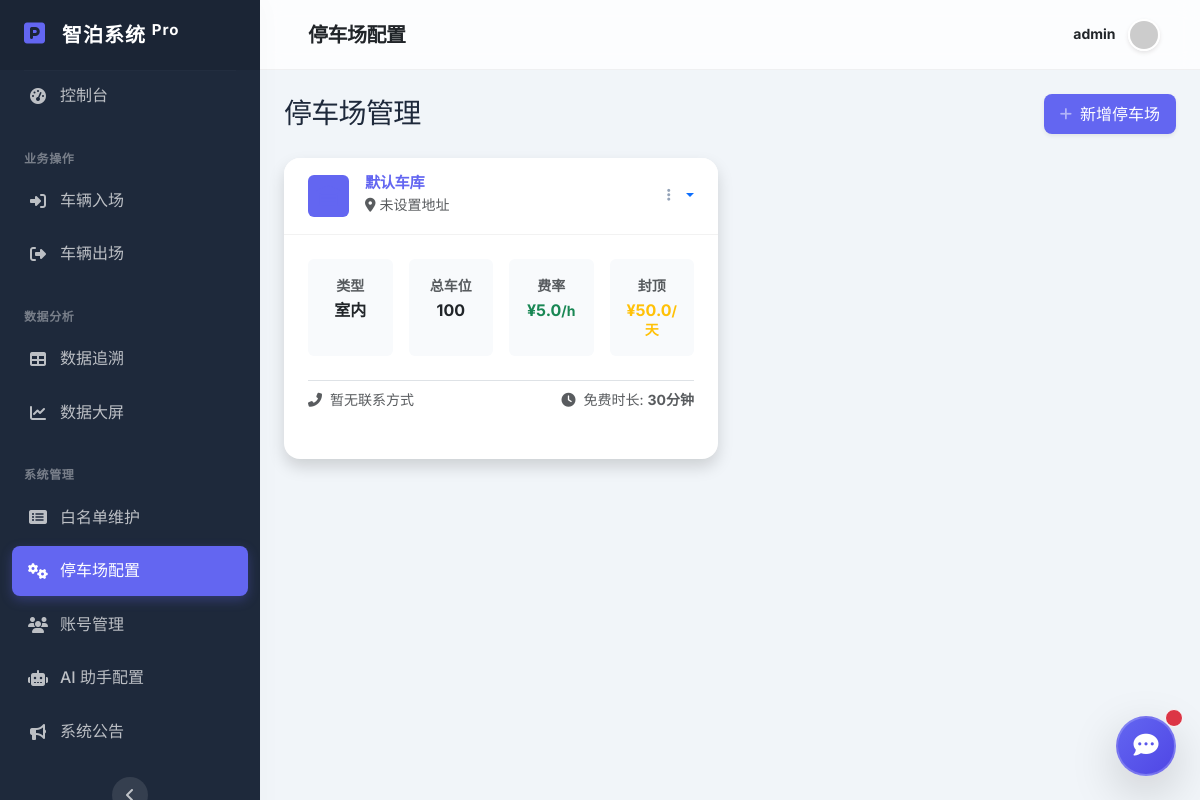
The page /admin/garage (signed in) on the database its author committed.
### app/models.py (models this page shows, shortened)
class User(UserMixin, db.Model):
    id = db.Column(db.Integer, primary_key=True)
    username = db.Column(db.String(80), unique=True, nullable=False)
    password_hash = db.Column(db.String(120), nullable=False)
    is_admin = db.Column(db.Boolean, default=False)

class Garage(db.Model):
    id = db.Column(db.Integer, primary_key=True)
    name = db.Column(db.String(100), default="默认车库")
    total_spots = db.Column(db.Integer, default=100)
    hourly_rate = db.Column(db.Float, default=5.0)
    free_minutes = db.Column(db.Integer, default=30)
    daily_max_fee = db.Column(db.Float, default=50.0)
    address = db.Column(db.String(200), default="未设置地址")
    contact_phone = db.Column(db.String(50))
    status = db.Column(db.Integer, default=1) # 1: Open, 0: Closed
    garage_type = db.Column(db.String(50), default="室内") # e.g. "室内", "露天", "立体"

### app/app.py (the view, shortened to what this page needs)
@app.route('/admin/garage', methods=['GET', 'POST'])
@login_required
def garage_settings():
    garages = Garage.query.all()
    return render_template('admin/garage.html', garages=garages)

### app/app.py (called while the page is built)
@login_manager.user_loader
def load_user(user_id):
    return User.query.get(int(user_id))

### app/templates/admin/garage.html (shortened to what this page needs)
{% extends "base.html" %}
{% block page_title %}停车场配置{% endblock %}
{% block content %}
<div class="d-flex justify-content-between align-items-center mb-4">
    <h1 class="h3 mb-0 text-gray-800">停车场管理</h1>
    <button class="btn btn-primary shadow-sm" data-bs-toggle="modal" data-bs-target="#addGarageModal">
        <i class="fas fa-plus fa-sm text-white-50 me-2"></i>新增停车场
    </button>
</div>
<div class="row g-4">
    {% for garage in garages %}
    <div class="col-xl-6 col-md-12">
        <div class="card shadow h-100 border-0">
            <div class="card-header bg-white py-3 d-flex flex-row align-items-center justify-content-between">
                <div class="d-flex align-items-center">
                    <div class="bg-primary bg-opacity-10 text-primary rounded p-2 me-3">
                        <i class="fas fa-warehouse fa-lg"></i>
                    </div>
                    <div>
                        <h6 class="m-0 font-weight-bold text-primary">{{ garage.name }}</h6>
                        <small class="text-muted"><i class="fas fa-map-marker-alt me-1"></i>{{ garage.address or '地址未设置' }}</small>
                    </div>
                </div>
                <div class="dropdown no-arrow">
                    <a class="dropdown-toggle" href="#" role="button" id="dropdownMenuLink{{ garage.id }}" data-bs-toggle="dropdown" aria-haspopup="true" aria-expanded="false">
                        <i class="fas fa-ellipsis-v fa-sm fa-fw text-gray-400"></i>
                    </a>
                </div>
            </div>
            <div class="card-body">
                <div class="row g-3 mb-4">
                    <div class="col-6 col-sm-3">
                        <div class="p-3 bg-light rounded text-center h-100">
                            <div class="text-uppercase small fw-bold text-muted mb-1">类型</div>
                            <div class="h6 mb-0 fw-bold text-dark">{{ garage.garage_type }}</div>
                        </div>
                    </div>
                    <div class="col-6 col-sm-3">
                        <div class="p-3 bg-light rounded text-center h-100">
                            <div class="text-uppercase small fw-bold text-muted mb-1">总车位</div>
                            <div class="h6 mb-0 fw-bold text-dark">{{ garage.total_spots }}</div>
                        </div>
                    </div>
                    <div class="col-6 col-sm-3">
                        <div class="p-3 bg-light rounded text-center h-100">
                            <div class="text-uppercase small fw-bold text-muted mb-1">费率</div>
                            <div class="h6 mb-0 fw-bold text-success">¥{{ garage.hourly_rate }}<small>/h</small></div>
                        </div>
                    </div>
                    <div class="col-6 col-sm-3">
                        <div class="p-3 bg-light rounded text-center h-100">
                            <div class="text-uppercase small fw-bold text-muted mb-1">封顶</div>
                            <div class="h6 mb-0 fw-bold text-warning">¥{{ garage.daily_max_fee }}<small>/天</small></div>
                        </div>
                    </div>
                </div>
                <div class="d-flex justify-content-between align-items-center pt-2 border-top">
                    <div class="small text-muted">
                        <i class="fas fa-phone-alt me-2"></i>{{ garage.contact_phone or '暂无联系方式' }}
                    </div>
                    <div class="small text-muted">
                        <i class="fas fa-clock me-2"></i>免费时长: <span class="fw-bold">{{ garage.free_minutes }}分钟</span>
                    </div>
                </div>
            </div>
        </div>
    </div>
    {% else %}
    <div class="col-12 text-center py-5">
        <div class="text-muted mb-3">暂无停车场配置</div>
        <button class="btn btn-primary" data-bs-toggle="modal" data-bs-target="#addGarageModal">立即创建</button>
    </div>
    {% endfor %}
</div>
{% endblock %}

### app/templates/base.html (shortened to what this page needs)
<!DOCTYPE html>
<html lang="zh-CN">
<head>
    <link href="https://cdn.staticfile.org/twitter-bootstrap/5.3.1/css/bootstrap.min.css" rel="stylesheet">
    <link href="https://cdn.staticfile.org/font-awesome/6.4.2/css/all.min.css" rel="stylesheet">
    <link href="{{ url_for('static', filename='css/style.css') }}" rel="stylesheet">
</head>
<body id="page-top">
    {% if current_user.is_authenticated %}
    <div id="wrapper">
        <ul class="sidebar list-unstyled">
            <a class="brand" href="{{ url_for('index') }}">
                <div class="sidebar-brand-icon">
                    <i class="fas fa-parking"></i>
                </div>
                <div class="mx-3">智泊系统 <sup>Pro</sup></div>
            </a>
            <hr class="sidebar-divider my-0">
            <li class="nav-item">
                <a class="nav-link {{ 'active' if request.endpoint == 'index' else '' }}" href="{{ url_for('index') }}">
                    <i class="fas fa-fw fa-tachometer-alt"></i>
                    <span>控制台</span>
                </a>
            </li>
            <div class="sidebar-heading">业务操作</div>
            <li class="nav-item">
                 <a class="nav-link" href="#" data-bs-toggle="modal" data-bs-target="#entryModal">
                    <i class="fas fa-fw fa-sign-in-alt"></i>
                    <span>车辆入场</span>
                </a>
            </li>
             <li class="nav-item">
                 <a class="nav-link" href="#" data-bs-toggle="modal" data-bs-target="#exitModal">
                    <i class="fas fa-fw fa-sign-out-alt"></i>
                    <span>车辆出场</span>
                </a>
            </li>
            <div class="sidebar-heading">数据分析</div>
            <li class="nav-item">
                <a class="nav-link {{ 'active' if request.endpoint == 'history' else '' }}" href="{{ url_for('history') }}">
                    <i class="fas fa-fw fa-table"></i>
                    <span>数据追溯</span>
                </a>
            </li>
             <li class="nav-item">
                <a class="nav-link {{ 'active' if request.endpoint == 'analysis' else '' }}" href="{{ url_for('analysis') }}">
                    <i class="fas fa-fw fa-chart-line"></i>
                    <span>数据大屏</span>
                </a>
            </li>
            <div class="sidebar-heading">系统管理</div>
             <li class="nav-item">
                <a class="nav-link {{ 'active' if request.endpoint == 'whitelist_view' else '' }}" href="{{ url_for('whitelist_view') }}">
                    <i class="fas fa-fw fa-list-alt"></i>
                    <span>白名单维护</span>
                </a>
            </li>
            <li class="nav-item">
                <a class="nav-link {{ 'active' if request.endpoint == 'garage_settings' else '' }}" href="{{ url_for('garage_settings') }}">
                    <i class="fas fa-fw fa-cogs"></i>
                    <span>停车场配置</span>
                </a>
            </li>
             <li class="nav-item">
                 <a class="nav-link {{ 'active' if request.endpoint == 'user_manage' else '' }}" href="{{ url_for('user_manage') }}">
                     <i class="fas fa-fw fa-users"></i>
                     <span>账号管理</span>
                 </a>
             </li>
            <li class="nav-item">
                <a class="nav-link {{ 'active' if request.endpoint == 'ai_settings' else '' }}" href="{{ url_for('ai_settings') }}">
                    <i class="fas fa-fw fa-robot"></i>
                    <span>AI 助手配置</span>
                </a>
            </li>
            <li class="nav-item">
                <a class="nav-link {{ 'active' if request.endpoint == 'notice_manage' else '' }}" href="{{ url_for('notice_manage') }}">
                    <i class="fas fa-fw fa-bullhorn"></i>
                    <span>系统公告</span>
                </a>
            </li>
            <li class="mt-auto mb-4">
                <button class="sidebar-toggle-btn" id="sidebarToggle">
                    <i class="fas fa-angle-left"></i>
                </button>
            </li>
        </ul>
        <div class="main-content">
            <nav class="navbar navbar-expand topbar mb-4 static-top">
                <h5 class="m-0 font-weight-bold text-dark ms-3">{% block page_title %}Dashboard{% endblock %}</h5>
                <ul class="navbar-nav ms-auto align-items-center">
                    <li class="nav-item dropdown no-arrow">
                        <a class="nav-link dropdown-toggle" href="#" id="userDropdown" role="button" data-bs-toggle="dropdown">
                            <span class="mr-2 d-none d-lg-inline text-dark small fw-bold">{{ current_user.username }}</span>
                            <img class="img-profile rounded-circle ms-2" src="https://ui-avatars.com/api/?name={{ current_user.username }}&background=6366f1&color=fff" style="height: 32px; width: 32px; border: 2px solid white; box-shadow: 0 2px 4px rgba(0,0,0,0.1);">
                        </a>
                    </li>
                </ul>
            </nav>
            <div class="container-fluid px-4">
                {% block content %}{% endblock %}
            </div>
        </div>
    </div>
    {% else %}
         {% block login_content %}{% endblock %}
    {% endif %}
    {% if current_user.is_authenticated %}
    <div class="chat-widget position-fixed bottom-0 end-0 m-4" style="z-index: 1050;">
        <button class="chat-button btn btn-primary btn-lg rounded-circle shadow-lg d-flex align-items-center justify-content-center position-relative" onclick="toggleChat()" style="width: 60px; height: 60px;">
            <i class="fas fa-comment-dots fa-lg"></i>
            <span class="position-absolute top-0 start-100 translate-middle p-2 bg-danger border border-light rounded-circle chat-badge">
            </span>
        </button>
    </div>
    {% endif %}
</body>
</html>

### app/templates/base.html (style rules this page uses)
.chat-button { transition: transform 0.2s; }
.chat-badge { animation: pulse 2s infinite; }

### rows shown on the page
User: username "admin"
Garage: name "默认车库", address "未设置地址", garage_type "室内", total_spots "100", hourly_rate "5.0", daily_max_fee "50.0", contact_phone "暂无联系方式", free_minutes "30"
